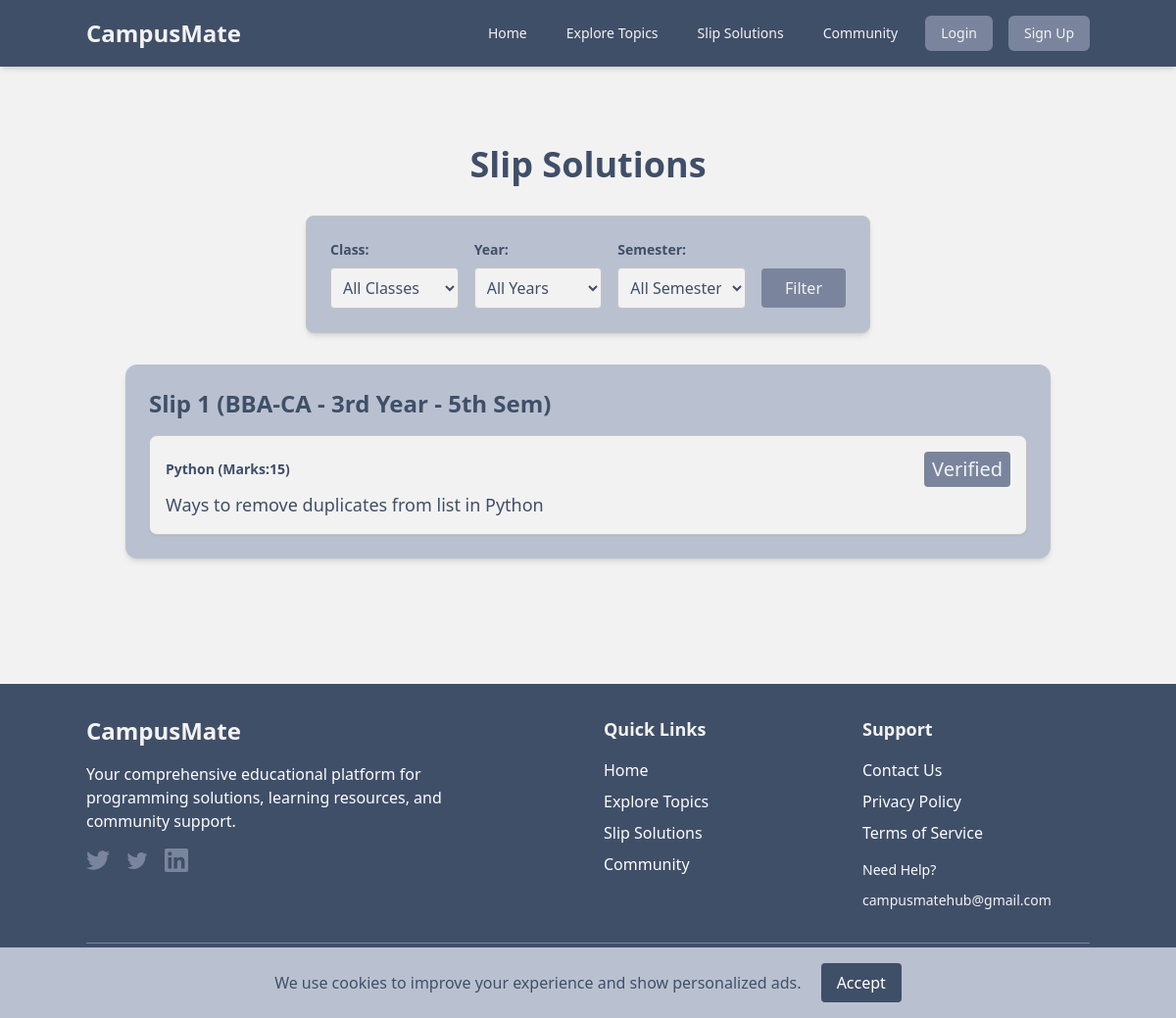
The app's page /slips/ with its own data.
### CampusMateApp/models.py (models this page shows, shortened)
class Slip(models.Model):
    class_name = models.ForeignKey(ClassList, on_delete=models.SET_NULL, null=True, blank=True)
    year = models.CharField(max_length=20, choices=YEAR_CHOICES)
    sem = models.CharField(max_length=20, choices=SEM_CHOICES, null=True, blank=True)
    title = models.CharField(max_length=100)
    uploaded_by = models.ForeignKey(User, on_delete=models.SET_NULL, null=True, blank=True)
    created_at = models.DateTimeField(default=timezone.now)

class ClassList(models.Model):
    class_name = models.CharField(max_length=50, unique=True)

class SlipQuestion(models.Model):
    slip = models.ForeignKey(Slip, on_delete=models.CASCADE, related_name='questions')
    subject = models.CharField(max_length=100)
    question_text = models.TextField()
    solution_text = models.TextField()
    explanation = models.TextField(blank=True, null=True)
    output = models.TextField(blank=True, null=True)
    marks = models.IntegerField(blank=True, null=True)
    verified = models.BooleanField(default=False)

### CampusMateApp/views.py (the view)
# urls.py: path('slips/', views.slip_solutions, name='slip_solutions'),
def slip_solutions(request):
    selected_class_name = request.GET.get('class')
    selected_year = request.GET.get('year')
    selected_sem = request.GET.get('sem')
    slips = Slip.objects.all()
    if selected_class_name:
        slips = slips.filter(class_name__class_name=selected_class_name)
    if selected_year:
        slips = slips.filter(year=selected_year)
    if selected_sem:
        slips = slips.filter(sem=selected_sem)
    classes = ClassList.objects.all().order_by('class_name')
    years = [choice[0] for choice in YEAR_CHOICES]
    semesters = [choice[0] for choice in SEM_CHOICES]
    context = {
        'slips': slips,
        'classes': classes,
        'years': years,
        'semesters': semesters,
        'selected_class': selected_class_name,
        'selected_year': selected_year,
        'selected_sem': selected_sem,
    }
    return render(request, 'slip_list.html', context)

### CampusMateApp/templates/slip_list.html (shortened to what this page needs)
{% extends 'base.html' %}
{% block content %}
<div class="container mx-auto px-6 py-8 bg-[#F2F2F2] dark:bg-[#1a1a1a] transition-colors duration-300">
    <h1 class="text-4xl font-bold text-[#404F68] dark:text-[#F2F2F2] mb-8 text-center transition-colors duration-300">Slip Solutions</h1>
    <div class="max-w-xl mx-auto mb-8 bg-[#B9C1D0] dark:bg-[#2d2d2d] p-6 rounded-lg shadow-md border border-[#C4C4C4] dark:border-[#404040] transition-colors duration-300">
        <form method="get" class="flex flex-col sm:flex-row items-center justify-center gap-4">
            <div class="w-full sm:w-1/2 lg:w-1/3">
                <label for="class" class="block text-[#404F68] dark:text-[#F2F2F2] text-sm font-bold mb-2 transition-colors duration-300">Class:</label>
                <select name="class" id="class" class="w-full border border-[#C4C4C4] dark:border-[#404040] bg-[#F2F2F2] dark:bg-[#1a1a1a] p-2 rounded text-[#404F68] dark:text-[#F2F2F2] focus:outline-none focus:ring-2 focus:ring-[#7A859D] dark:focus:ring-[#404F68] transition-colors duration-300">
                    <option value="">All Classes</option>
                </select>
            </div>
            <div class="w-full sm:w-1/2 lg:w-1/3">
                <label for="year" class="block text-[#404F68] dark:text-[#F2F2F2] text-sm font-bold mb-2 transition-colors duration-300">Year:</label>
                <select name="year" id="year" class="w-full border border-[#C4C4C4] dark:border-[#404040] bg-[#F2F2F2] dark:bg-[#1a1a1a] p-2 rounded text-[#404F68] dark:text-[#F2F2F2] focus:outline-none focus:ring-2 focus:ring-[#7A859D] dark:focus:ring-[#404F68] transition-colors duration-300">
                    <option value="">All Years</option>
                </select>
            </div>
            <div class="w-full sm:w-1/2 lg:w-1/3">
                <label for="sem" class="block text-[#404F68] dark:text-[#F2F2F2] text-sm font-bold mb-2 transition-colors duration-300">Semester:</label>
                <select name="sem" id="sem" class="w-full border border-[#C4C4C4] dark:border-[#404040] bg-[#F2F2F2] dark:bg-[#1a1a1a] p-2 rounded text-[#404F68] dark:text-[#F2F2F2] focus:outline-none focus:ring-2 focus:ring-[#7A859D] dark:focus:ring-[#404F68] transition-colors duration-300">
                    <option value="">All Semesters</option>
                </select>
            </div>
            <button type="submit" class="bg-[#7A859D] dark:bg-[#ffffff] dark:text-[#2d2d2d] text-[#F2F2F2] px-6 py-2 rounded hover:bg-[#404F68] dark:hover:bg-[#7A859D] transition duration-300 w-full sm:w-auto mt-7 sm:mt-7">Filter</button>
        </form>
    </div>
  {% for slip in slips %}
    <div class="mb-8 bg-[#B9C1D0] dark:bg-[#2d2d2d] p-6 rounded-xl shadow-md transition-colors duration-300">
      <h2 class="text-[#404F68] dark:text-[#F2F2F2] text-2xl font-bold mb-4 transition-colors duration-300">{{ slip.title }} ({{ slip.class_name.class_name }} - {{ slip.year }}{% if slip.sem %} - {{ slip.sem }}{% endif %})</h2>
      <div class="mt-4 grid grid-cols-1 gap-3">
        {% for q in slip.questions.all %}
          <a href="{% url 'CampusMateApp:slip_question_detail' q.id %}" class="block bg-[#F2F2F2] dark:bg-[#1a1a1a] p-4 rounded-lg shadow-sm border border-[#C4C4C4] dark:border-[#404040] hover:bg-[#E0E0E0] dark:hover:bg-[#404040] transition duration-200">
            <div class="flex items-center justify-between">
              <h3 class="text-[#404F68] dark:text-[#F2F2F2] text-sm font-semibold transition-colors duration-300">{{ q.subject }} (Marks:{{q.marks}})</h3>
              {% if q.verified %}
                <span class="text-sm sm:text-xl md:text-xl bg-[#7A859D] dark:bg-[#ffffff] dark:text-[#2d2d2d] text-[#F2F2F2] px-2 py-1 rounded transition-colors duration-300">Verified</span>
              {% endif %}
            </div>
            <p class="text-[#404F68] dark:text-[#F2F2F2] text-lg mt-1 transition-colors duration-300">{{ q.question_text|truncatechars:100 }}</p>
          </a>
        {% endfor %}
      </div>
    </div>
  {% empty %}
    <p class="text-[#404F68] dark:text-[#F2F2F2] text-center transition-colors duration-300">No slips found for this selection.</p>
  {% endfor %}
</div>
{% endblock %}

### records on screen
Slip: title "Slip 1", class_name.class_name "BBA-CA", year "3rd Year", sem "5th Sem"
SlipQuestion: subject "Python", marks "15", verified "Verified", question_text "Ways to remove duplicates from list in Python"
